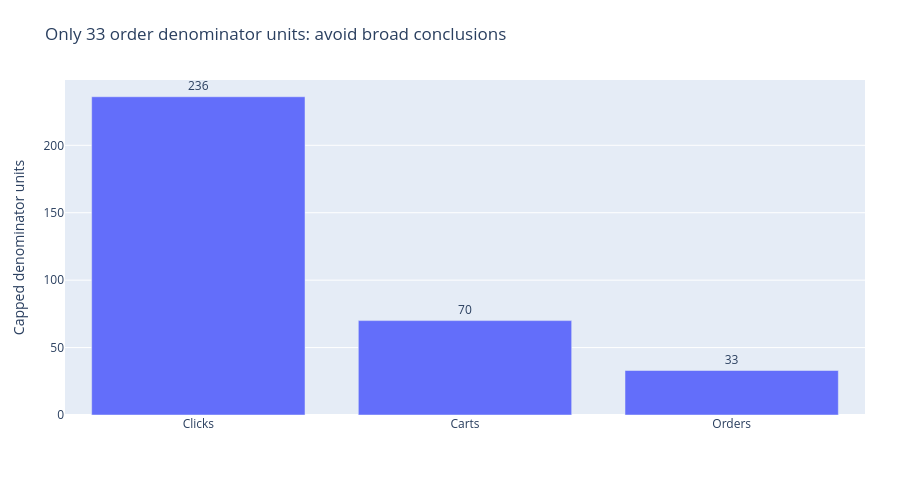

This figure's notebook cell:
### Markdown cell above
## 5 · Small outcome denominators

### Code cell
f=go.Figure(go.Bar(x=['Clicks','Carts','Orders'],y=audit['baseline_oracle']['denominators'],text=audit['baseline_oracle']['denominators'],textposition='outside'))
f.update_layout(title='Only 33 order denominator units: avoid broad conclusions',yaxis_title='Capped denominator units');emit(f)

### Figure 1 — Plotly figure (JSON) as saved in the notebook; plotly's stock layout.template omitted (floating-point values rounded to 4 significant figures)
{"data": [{"text": ["236", "70", "33"], "textposition": "outside", "type": "bar", "x": ["Clicks", "Carts", "Orders"], "y": [236, 70, 33]}], "layout": {"height": 480, "margin": {"b": 65, "l": 65, "r": 35, "t": 80}, "title": {"text": "Only 33 order denominator units: avoid broad conclusions"}, "yaxis": {"title": {"text": "Capped denominator units"}}}}
